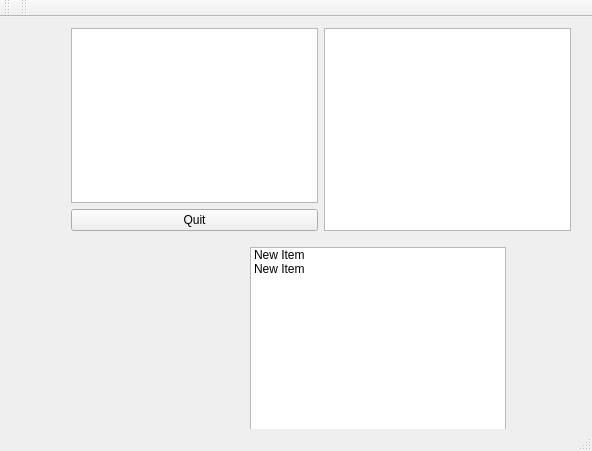
<?xml version="1.0" encoding="UTF-8"?>
<ui version="4.0">
 <class>MainWindow</class>
 <widget class="QMainWindow" name="MainWindow">
  <property name="geometry">
   <rect>
    <x>0</x>
    <y>0</y>
    <width>592</width>
    <height>451</height>
   </rect>
  </property>
  <property name="windowTitle">
   <string>MainWindow</string>
  </property>
  <widget class="QWidget" name="centralWidget">
   <property name="sizePolicy">
    <sizepolicy hsizetype="Minimum" vsizetype="Minimum">
     <horstretch>0</horstretch>
     <verstretch>0</verstretch>
    </sizepolicy>
   </property>
   <property name="mouseTracking">
    <bool>false</bool>
   </property>
   <widget class="QWidget" name="layoutWidget">
    <property name="geometry">
     <rect>
      <x>60</x>
      <y>0</y>
      <width>522</width>
      <height>225</height>
     </rect>
    </property>
    <layout class="QHBoxLayout" name="horizontalLayout">
     <item>
      <layout class="QVBoxLayout" name="verticalLayout">
       <item>
        <widget class="QTextEdit" name="textEdit"/>
       </item>
       <item>
        <widget class="QPushButton" name="quitButton">
         <property name="text">
          <string>Quit</string>
         </property>
        </widget>
       </item>
      </layout>
     </item>
     <item>
      <widget class="QListView" name="listView"/>
     </item>
    </layout>
   </widget>
   <widget class="QListWidget" name="listWidget">
    <property name="geometry">
     <rect>
      <x>250</x>
      <y>230</y>
      <width>256</width>
      <height>192</height>
     </rect>
    </property>
    <item>
     <property name="text">
      <string>New Item</string>
     </property>
    </item>
    <item>
     <property name="text">
      <string>New Item</string>
     </property>
    </item>
   </widget>
  </widget>
  <widget class="QMenuBar" name="menuBar">
   <property name="geometry">
    <rect>
     <x>0</x>
     <y>0</y>
     <width>592</width>
     <height>20</height>
    </rect>
   </property>
  </widget>
  <widget class="QToolBar" name="mainToolBar">
   <attribute name="toolBarArea">
    <enum>TopToolBarArea</enum>
   </attribute>
   <attribute name="toolBarBreak">
    <bool>false</bool>
   </attribute>
  </widget>
  <widget class="QStatusBar" name="statusBar"/>
  <widget class="QToolBar" name="toolBar">
   <property name="windowTitle">
    <string>toolBar</string>
   </property>
   <attribute name="toolBarArea">
    <enum>TopToolBarArea</enum>
   </attribute>
   <attribute name="toolBarBreak">
    <bool>false</bool>
   </attribute>
  </widget>
 </widget>
 <layoutdefault spacing="6" margin="11"/>
 <tabstops>
  <tabstop>textEdit</tabstop>
  <tabstop>quitButton</tabstop>
  <tabstop>listView</tabstop>
 </tabstops>
 <resources/>
 <connections/>
</ui>
